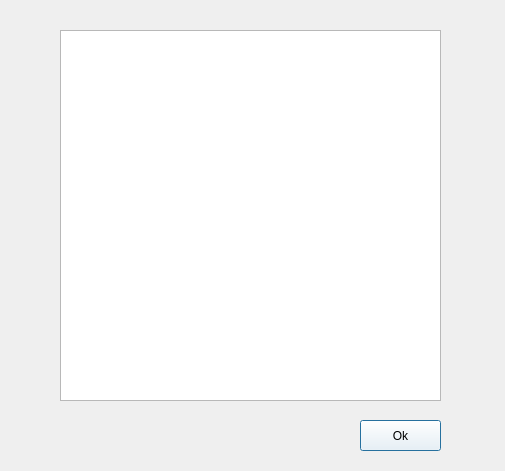
<?xml version="1.0" encoding="UTF-8"?>
<ui version="4.0">
 <class>Credits</class>
 <widget class="QDialog" name="Credits">
  <property name="geometry">
   <rect>
    <x>0</x>
    <y>0</y>
    <width>505</width>
    <height>471</height>
   </rect>
  </property>
  <property name="windowTitle">
   <string>Dialog</string>
  </property>
  <widget class="QPlainTextEdit" name="creditsDisplay">
   <property name="geometry">
    <rect>
     <x>60</x>
     <y>30</y>
     <width>381</width>
     <height>371</height>
    </rect>
   </property>
   <property name="font">
    <font>
     <pointsize>11</pointsize>
    </font>
   </property>
   <property name="styleSheet">
    <string notr="true"/>
   </property>
  </widget>
  <widget class="QPushButton" name="pushButton">
   <property name="geometry">
    <rect>
     <x>360</x>
     <y>420</y>
     <width>81</width>
     <height>31</height>
    </rect>
   </property>
   <property name="styleSheet">
    <string notr="true">QPushButton{
background-color: #FFFFFF;
color: black;
border-width: 5px;
border-color: #FFFFFF;
}
QPushButton:pressed{
background-color: gray;
color: black;
border-width: 5px;
border-color: #FFFFFF;

}</string>
   </property>
   <property name="text">
    <string>Ok</string>
   </property>
  </widget>
 </widget>
 <resources/>
 <connections/>
</ui>
